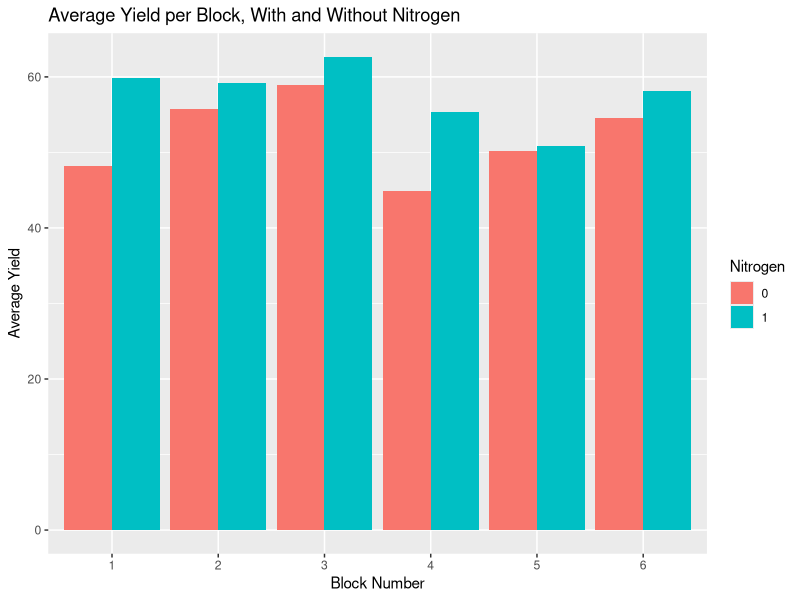

Recreate this plot in R.
# To access the correct file, import MASS
# install.packages('MASS')
# install.packages('ggplot2')
# install.packages ('dplyr')

# Load the packages and dataset
library(MASS)
library(dplyr)
library(ggplot2)

data(npk)

# START OF 3.a

# Set block and plot dimensions
n_blocks <- 1:6
n_plots <- 4
additives <- c("N", "P", "K")

# Create a list to randomly distribute over blocks
random_distributed <- list()

# Create empty 4x3 (plots x additives) grid as data frame
for (block in n_blocks) {
  blocks <- data.frame(matrix(0, nrow = n_plots, ncol = length(additives)))
  colnames(blocks) <- additives
  
  # Assign 2x 1 in each additive randomly
  for (additive in additives) {
    # Choose a random row
    row <- sample(1:n_plots, 2, replace = FALSE)
    # Insert 1 to signify presence of additive for selected rows
    blocks[row, additive] <- 1
  }
  
  # Save and assign block data
  blocks$Block <- block
  random_distributed[[block]] <- blocks
  
}

random_distributed


# START OF 3.b

#Q: Make a plot to show the average yield per block for the soil treated with 
# nitrogen and for the soil that did not receive nitrogen, and comment.

#Pseudo 2: calc average for each
# Pseudo 3: create bar plot for each block with and without next to each other
# Yield on y, block on x

# Group npk data by block and N
grouped_data <- group_by(npk, block, N)

# Calculate the average yield for each group
average_yield_block = summarise(grouped_data, Average_Yield = mean(yield))
# average_yield_block

# Obtain data for each block where N=0 and N=1
absent_nitrogen <- filter(average_yield_block, N==0)
present_nitrogen <- filter(average_yield_block, N==1)

# Plot the average yield
avg_yield_plot <- ggplot(average_yield_block, aes(x = block, y = Average_Yield, fill = N)) + 
  geom_bar(stat = "identity", position = "dodge") +
  labs(x = "Block Number", y = "Average Yield", fill = "Nitrogen") +
  ggtitle("Average Yield per Block, With and Without Nitrogen")



avg_yield_plot
